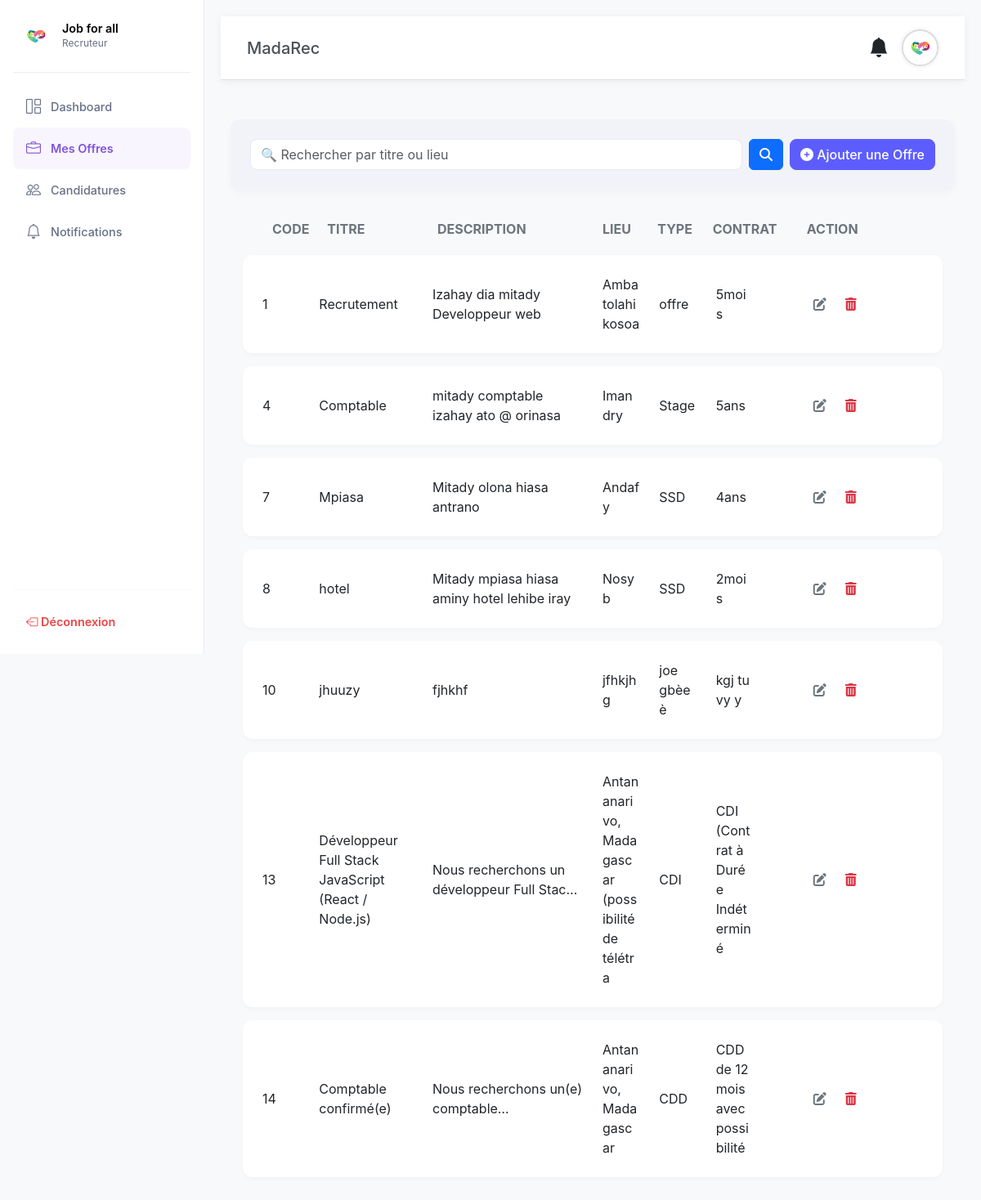
/index2.php?page=ajouterOffre (signed in), run on the app's committed database.
### tables this page shows
CREATE TABLE `offre` (
  `idof` int(11) NOT NULL,
  `titre` varchar(132) NOT NULL,
  `description` varchar(132) NOT NULL,
  `lieu` varchar(48) NOT NULL,
  `type` varchar(32) NOT NULL,
  `contrat` varchar(32) NOT NULL,
  `idrecru` int(3) NOT NULL,
  `date_pub` timestamp NOT NULL DEFAULT current_timestamp()
);

### controller/OffreController.php (called while the page is built, shortened)
<?php
require_once './model/Offre.php';
class OffreController {
    private $offre;
    public function __construct() {
        $this->offre = new Offre();
    }
    public function index()
{
    $idrecru = $_SESSION['utilisateur']['idrecru'];
    $motCle = $_GET['recherche'] ?? null;
    if ($motCle) {
        $result = $this->offre->rechercherOffresParMotCle($idrecru, $motCle);
    } else {
        $result = $this->offre->getOffresByRecruteurId($idrecru);
    }
    include './view/Pages/recruteur/ajouterOffre.php';
}
}

### config/database.php (called while the page is built, shortened)
<?php
class Database {
    private $host = "localhost";
    private $user = "root";
    private $pass = "";
    private $dbname = "gestionrecruteur";
    public function connect() {
        $this->conn = null;
        try {
            $this->conn = new mysqli($this->host, $this->user, $this->pass, $this->dbname);
        } catch (Exception $e) {
            echo "Erreur: " . $e->getMessage();
        }
        return $this->conn;
    }
}

### model/Offre.php (called while the page is built, shortened)
<?php
require_once './config/database.php';
class Offre {
    private $conn;
    public function __construct() {
        $db = new Database();
        $this->conn = $db->connect();
    }
    public function getOffresByRecruteurId($idrecru) {
        $sql = "SELECT * FROM offre WHERE idrecru = ?";
        if ($stmt = $this->conn->prepare($sql)) {
            $stmt->bind_param("i", $idrecru);
            $stmt->execute();
            $result = $stmt->get_result();
            return $result;
        }
        return false;
    }
}

### view/Pages/recruteur/ajouterOffre.php (the view, shortened to what this page needs)
<?php
include './view/templates/menu/recruteur.php';
?>
<head>
    <link href="https://cdn.jsdelivr.net/npm/bootstrap@5.3.0/dist/css/bootstrap.min.css" rel="stylesheet">
    <link rel="stylesheet" href="https://cdnjs.cloudflare.com/ajax/libs/font-awesome/6.4.0/css/all.min.css">
    <link rel="stylesheet" href="assets/css/liste_offres.css">
</head>
<body>
<div class="container my-5">
    <div class="header-container mb-4 d-flex flex-column flex-md-row align-items-md-center justify-content-between">
        <div class="d-flex flex-column flex-sm-row gap-2 w-100 w-md-auto">
            <form method="GET" action="index2.php" class="d-flex flex-grow-1 gap-2">
                <div class="input-group">
                    <input type="text" name="recherche" class="form-control modern-input" placeholder="🔍 Rechercher par titre ou lieu" value="<?= htmlspecialchars($_GET['recherche'] ?? '') ?>">
                </div>
                <button type="submit" class="btn btn-primary d-none d-sm-inline"><i class="fas fa-search"></i></button>
            </form>
            <button type="button" class="btn btn-primary-alt" data-bs-toggle="modal" data-bs-target="#modalAjoutOffre">
                <i class="fas fa-plus-circle"></i> Ajouter une Offre
            </button>
        </div>
    </div>
    <div class="offers-container">
        <div class="d-none d-md-flex table-header-row row mx-0 mb-2">
            <div class="col-md-1">Code</div>
            <div class="col-md-2">Titre</div>
            <div class="col-md-3">Description</div>
            <div class="col-md-1">Lieu</div>
            <div class="col-md-1">Type</div>
            <div class="col-md-1">Contrat</div>
            <div class="col-md-2 text-end">Action</div>
        </div>
        <?php if ($result instanceof mysqli_result && $result->num_rows > 0): ?>
            <?php while ($row = $result->fetch_assoc()): ?>
                <div class="card modern-card mb-3">
                    <div class="card-body">
                        <div class="row align-items-center">
                            <div class="col-md-1"><span class="d-md-none label">Code: </span><?= htmlspecialchars($row["idof"]) ?></div>
                            <div class="col-md-2"><span class="d-md-none label">Titre: </span><?= htmlspecialchars($row["titre"]) ?></div>
                            <div class="col-md-3 description-cell"><span class="d-md-none label">Description: </span><span class="description-text"><?= htmlspecialchars($row["description"]) ?></span></div>
                            <div class="col-md-1"><span class="d-md-none label">Lieu: </span><?= htmlspecialchars($row["lieu"]) ?></div>
                            <div class="col-md-1"><span class="d-md-none label">Type: </span><?= htmlspecialchars($row["type"]) ?></div>
                            <div class="col-md-1"><span class="d-md-none label">Contrat: </span><?= htmlspecialchars($row["contrat"]) ?></div>
                            <div class="col-md-2 text-end mt-2 mt-md-0">
                                <div class="btn-group">
                                    <a href="#" class="btn btn-icon-edit"
                                       data-bs-toggle="modal"
                                       data-bs-target="#modifierModalOffre"
                                       data-id="<?= htmlspecialchars($row['idof']) ?>"
                                       data-titre="<?= htmlspecialchars($row['titre']) ?>"
                                       data-description="<?= htmlspecialchars($row['description']) ?>"
                                       data-lieu="<?= htmlspecialchars($row['lieu']) ?>"
                                       data-type="<?= htmlspecialchars($row['type']) ?>"
                                       data-contrat="<?= htmlspecialchars($row['contrat']) ?>">
                                        <i class="fas fa-edit"></i>
                                    </a>
                                    <a href="index2.php?page=ajouterOffre&action=supprimerOffre&id=<?= htmlspecialchars($row['idof']) ?>"
                                       class="btn btn-icon-delete"
                                       onclick="return confirm('Supprimer cette offre ?')">
                                        <i class="fas fa-trash-alt"></i>
                                    </a>
                                </div>
                            </div>
                        </div>
                    </div>
                </div>
            <?php endwhile; ?>
        <?php else: ?>
            <div class="alert alert-info text-center mt-4">
                <i class="fas fa-info-circle me-2"></i> Aucune offre trouvée pour votre compte.
            </div>
        <?php endif; ?>
    </div>
</div>
</body>

### index2.php (shortened to what this page needs)
<?php
require_once './model/Recruteur.php';
require_once './controller/OffreController.php';
$offreController = new OffreController();
?>
<!DOCTYPE html>
<html lang="fr">
<head>
    <link rel="stylesheet" href="./assets/css/bootstrap.min.css">
    <link rel="stylesheet" href="./assets/icons/bootstrap-icons-1.11.3/font/bootstrap-icons.css">
    <link rel="stylesheet" href="./assets/css/style.css">
</head>
<body>
<?php include './view/templates/menu/recruteur.php'; ?>
<div class="main-content">
    <div class="topbar d-flex justify-content-between align-items-center">
        <div class="d-flex align-items-center">
            <h5 class="m-0">MadaRec</h5>
        </div>
        <div class="d-flex align-items-center">
            <div class="dropdown me-3">
                <a class="nav-link position-relative" href="#" role="button" id="notificationDropdownToggle" data-bs-toggle="dropdown" aria-expanded="false">
                    <i class="bi bi-bell-fill fs-4 text-dark"></i>
                </a>
            </div>
            <div class="profile-pic-container">
                <img src="uploads/<?= htmlspecialchars($recruteur['photorecru']) ?>" alt="Photo Recruteur">
            </div>
        </div>
    </div>
    <div class="content mt-4">
        <?php
        switch ($page) {
            case 'ajouterOffre': $offreController->index(); break;
        }
        ?>
    </div>
</div>
</body>
</html>

### view/templates/menu/recruteur.php (shortened to what this page needs)
<?php
$recruteur = $_SESSION['utilisateur'];
$page = $_GET['page'] ?? 'dashboard';
?>
<!DOCTYPE html>
<html lang="fr">
<head>
    <link href="https://cdn.jsdelivr.net/npm/bootstrap@5.3.0/dist/css/bootstrap.min.css" rel="stylesheet">
    <link rel="stylesheet" href="https://cdn.jsdelivr.net/npm/bootstrap-icons@1.11.3/font/bootstrap-icons.min.css">
    <link rel="stylesheet" href="./assets/css/sidebar_recruteur.css">
</head>
<body id="body-container">
<div class="sidebar d-flex flex-column" id="sidebar-menu">
    <div class="sidebar-header">
        <a href="index2.php?page=profilrecru" class="user-profile-link">
            <div class="user-profile">
                <div class="profile-image">
                    <?php if (isset($recruteur['photorecru']) && file_exists('./uploads/' . $recruteur['photorecru'])): ?>
                        <img src="./uploads/<?= $recruteur['photorecru'] ?>" alt="Profil" class="rounded-circle">
                    <?php else: ?>
                        <img src="./assets/images/user.jpg" alt="Profil par défaut" class="rounded-circle">
                    <?php endif; ?>
                </div>
                <div class="profile-info">
                    <h6 class="username"><?= htmlspecialchars($recruteur['nomrecru']) ?></h6>
                    <p class="user-role">Recruteur</p>
                </div>
            </div>
        </a>
    </div>
    <nav class="sidebar-nav">
        <ul class="nav flex-column">
            <li class="nav-item">
                <a href="index2.php?page=dashboard" class="nav-link <?= ($page === 'dashboard') ? 'active' : '' ?>">
                    <i class="bi bi-grid-1x2"></i>
                    <span>Dashboard</span>
                </a>
            </li>
            <li class="nav-item">
                <a href="index2.php?page=ajouterOffre" class="nav-link <?= ($page === 'ajouterOffre') ? 'active' : '' ?>">
                    <i class="bi bi-briefcase"></i>
                    <span>Mes Offres</span>
                </a>
            </li>
            <li class="nav-item">
                <a href="index2.php?page=candidatsOffres" class="nav-link <?= ($page === 'candidatsOffres') ? 'active' : '' ?>">
                    <i class="bi bi-people"></i>
                    <span>Candidatures</span>
                </a>
            </li>
            <li class="nav-item">
                <a href="index2.php?page=notification" class="nav-link <?= ($page === 'notification') ? 'active' : '' ?>">
                    <i class="bi bi-bell"></i>
                    <span>Notifications</span>
                </a>
            </li>
        </ul>
    </nav>
    <div class="sidebar-footer">
        <hr class="separator">
        <ul class="nav flex-column">
            <li class="nav-item logout-link">
                <a href="#" id="logoutButton" class="nav-link">
                    <i class="bi bi-box-arrow-left"></i>
                    <span>Déconnexion</span>
                </a>
            </li>
        </ul>
    </div>
</div>
</body>
</html>

### assets/css/style.css (style rules this page uses)
html, body { overflow-x: hidden; overflow-y: auto; min-height: 100vh; box-sizing: border-box; }
body { background-color: #ffffff; font-family: 'Poppins', sans-serif; margin: 0; padding: 0; }
:root { --bs-primary: #f7a01d; --bs-secondary: #6c757d; --bs-dark: #343a40; --bs-light: #fcfcfc; --bs-white: #ffffff; }
.btn-primary { background-color: var(--bs-primary); border-color: var(--bs-primary); transition: all 0.3s ease; }

### assets/css/sidebar_recruteur.css (style rules this page uses)
:root { --sidebar-bg-color: #ffffff; --sidebar-text-color: #667085; --sidebar-active-color: #7f56d9; --sidebar-active-bg: #f9f5ff; --sidebar-hover-bg: #f9f5ff; --sidebar-border-color: #eaecf0; --separator-color: #eaecf0; --body-bg-color: #f9fafb; --text-color: #101828; --logout-color: #ef4444; --logout-hover-bg: #fee2e2; }
body { background-color: var(--body-bg-color); color: var(--text-color); }
.sidebar { width: 250px; height: 100vh; position: fixed; top: 0; left: 0; background-color: var(--sidebar-bg-color) !important; border-right: 1px solid var(--sidebar-border-color); padding: 1rem; display: flex; flex-direction: column; z-index: 1000; }
.sidebar-header { padding-bottom: 1rem; margin-bottom: 1rem; border-bottom: 1px solid var(--sidebar-border-color); }
.user-profile-link { text-decoration: none; color: inherit; display: block; padding: 0.5rem; border-radius: 0.5rem; transition: background-color 0.2s ease; }
.user-profile { display: flex; align-items: center; gap: 0.75rem; }
.profile-image { width: 40px; height: 40px; border-radius: 50%; overflow: hidden; flex-shrink: 0; }
.profile-image img { width: 100%; height: 100%; object-fit: cover; }
.profile-info { display: block; }
.profile-info .username { font-size: 0.9rem; font-weight: 600; color: black; margin-bottom: 0; }
.profile-info .user-role { font-size: 0.75rem; color: var(--sidebar-text-color); margin-bottom: 0; }
.sidebar-nav { flex-grow: 1; }
.sidebar-nav .nav-link { display: flex; align-items: center; gap: 0.75rem; padding: 0.75rem 1rem; color: var(--sidebar-text-color) !important; text-decoration: none; border-radius: 0.5rem; transition: background-color 0.2s ease-in-out, color 0.2s ease-in-out; font-size: 0.9rem; font-weight: 500; }
.sidebar-nav .nav-link i { font-size: 1.125rem; }
.sidebar-nav .nav-link.active { background-color: var(--sidebar-active-bg) !important; color: var(--sidebar-active-color) !important; font-weight: 600; }
.sidebar-footer { padding-top: 1rem; margin-top: auto; }
.sidebar-footer .separator { border-top: 1px solid var(--separator-color); margin-bottom: 1rem; }
.sidebar-footer .nav-link { font-size: 0.9rem; padding: 0.75rem 1rem; color: var(--sidebar-text-color) !important; border-radius: 0.5rem; }
.logout-link .nav-link { color: var(--logout-color) !important; font-weight: 600; }

### assets/css/liste_offres.css (style rules this page uses)
:root { --primary-color: #5d5dff; --primary-color-hover: #4c4cc0; --background-color: #f8f9fa; --card-bg-color: #ffffff; --text-color: #495057; --border-color: #e9ecef; --shadow-color: rgba(0, 0, 0, 0.03); --header-bg-color: #f1f3f8; --icon-color: #6c757d; --success-color: #28a745; --danger-color: #dc3545; }
body { background-color: var(--background-color); font-family: -apple-system, BlinkMacSystemFont, "Segoe UI", Roboto, "Helvetica Neue", Arial, sans-serif; color: var(--text-color); }
.header-container { background-color: var(--header-bg-color); padding: 1.5rem; border-radius: 12px; box-shadow: 0 4px 10px var(--shadow-color); }
.modern-input { border-radius: 8px; border: 1px solid var(--border-color); }
.btn-primary-alt { background-color: var(--primary-color); border-color: var(--primary-color); color: white; border-radius: 8px; font-weight: 500; }
.offers-container { padding: 0 15px; }
.table-header-row { color: var(--icon-color); font-weight: bold; text-transform: uppercase; padding: 0.75rem 1.5rem; }
.modern-card { border: none; border-radius: 12px; box-shadow: 0 2px 5px var(--shadow-color); transition: transform 0.2s; background-color: var(--card-bg-color); }
.modern-card .card-body { padding: 1.5rem; }
.description-text { display: -webkit-box; -webkit-line-clamp: 2; -webkit-box-orient: vertical; overflow: hidden; text-overflow: ellipsis; max-width: 100%; }
.btn-icon-edit { color: var(--icon-color); background-color: transparent; border: none; transition: color 0.2s; }
.btn-icon-delete { color: var(--danger-color); background-color: transparent; border: none; transition: color 0.2s; }

### data on the page
offre: idof "1", titre "Recrutement", description "Izahay dia mitady Developpeur web", lieu "Ambatolahikosoa", type "offre", contrat "5mois"
offre: idof "4", titre "Comptable", description "mitady comptable izahay ato @ orinasa", lieu "Imandry", type "Stage", contrat "5ans"
offre: idof "7", titre "Mpiasa", description "Mitady olona hiasa antrano", lieu "Andafy", type "SSD", contrat "4ans"
offre: idof "8", titre "hotel", description "Mitady mpiasa hiasa aminy hotel lehibe iray", lieu "Nosy b", type "SSD", contrat "2mois"
offre: idof "10", titre "jhuuzy", description "fjhkhf", lieu "jfhkjhg", type "joe gbèeè", contrat "kgj tu vy y"
offre: idof "13", titre "Développeur Full Stack JavaScript (React / Node.js)", description "Nous recherchons un développeur Full…", lieu "Antananarivo, Madagascar (possibilité de télétra", type "CDI", contrat "CDI (Contrat à Durée Indéterminé"
offre: idof "14", titre "Comptable confirmé(e)", description "Nous recherchons un(e)…", lieu "Antananarivo, Madagascar", type "CDD", contrat "CDD de 12 mois avec possibilité"

### other printed values
$recruteur['nomrecru'] "Job for all"
